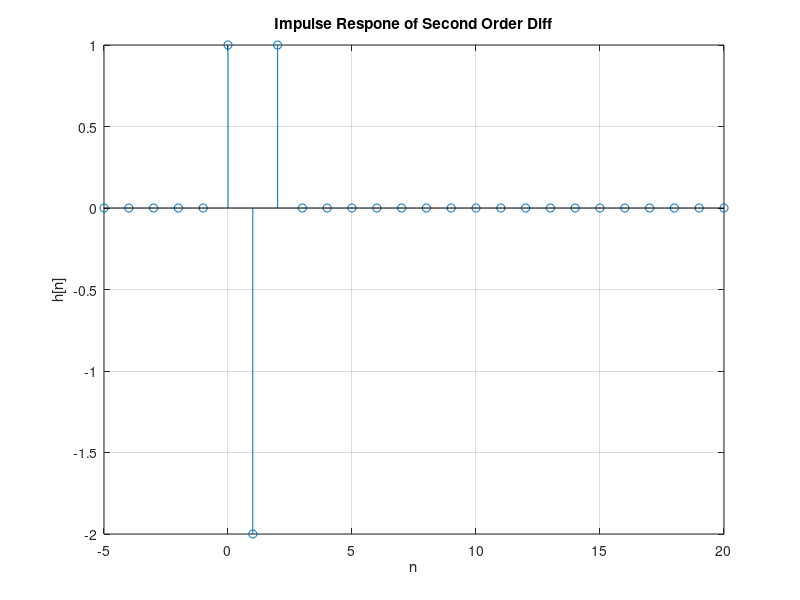

Reproduce this figure in MATLAB. (Note: this script raises an error after producing the figure.)
clear

unit_impulse = @(n) double(n == 0);
unit_step = @(n) double(n>=0);

x1 = @(n) 8*(unit_step(n)-unit_step(n-4))-4*(unit_step(n-4)-unit_step(n-13));
x2 = @(n) power(0.3,n).*unit_step(n)

second_order_diff = @(x,n) x(n) - 2*x(n-1) + x(n-2)

second_order_diff_impulse_response = @(n) second_order_diff(unit_impulse,n)

n_range = -5:1:20

figure
stem(n_range,second_order_diff_impulse_response(n_range))
title("Impulse Respone of Second Order Diff")
xlabel("n")
ylabel("h[n]")
grid on

BIBO_N = 1:5;
BIBO_imp_rep_sec_diff = sumElements(second_order_diff_impulse_response,BIBO_N)

figure
stem(BIBO_N,BIBO_imp_rep_sec_diff)
title("BIBO Stability Impulse Respone of Second Order Diff")
xlabel("N")
ylabel("Summation up to N")
grid on


second_order_diff_x1_response = @(n) second_order_diff(x1,n)
second_order_diff_x2_response = @(n) second_order_diff(x2,n)

figure
stem(n_range,second_order_diff_x1_response(n_range))
title("x1 Respone of Second Order Diff")
xlabel("n")
ylabel("y1[n]")
grid on

figure
stem(n_range,second_order_diff_x2_response(n_range))
title("x2 Respone of Second Order Diff")
xlabel("n")
ylabel("y2[n]")
grid on

n_range_2 = -100:1:100
unit_impulse_array = unit_impulse(n_range_2);
inverse_impulse_response_array = cumsum(cumsum(unit_impulse_array));

invertibility_check = conv(second_order_diff_impulse_response(n_range_2),inverse_impulse_response_array);
figure
stem(n_range_2,invertibility_check(n_range_2+201))
title("Invertibility Check")
xlabel("n")
ylabel("h^(-1)[n] * h[n]")
grid on


if (invertibility_check(n_range_2+201) == unit_impulse_array)
    fprintf("System Is Invertible \n")
else
    fprintf("System Is Not Invertible \n")
end

if (all(inverse_impulse_response_array < 0) == 0)
    fprintf("System Is Causal \n")
else
    fprintf("System Is Not Causal \n")
end




figure
stem(n_range_2,inverse_impulse_response_array)
title("Impulse Respone of Reverse System")
xlabel("n")
ylabel("h^(-1)[n]")
grid on

inverse_second_order_diff_x1_response = conv(inverse_impulse_response_array,x1(n_range_2));
inverse_second_order_diff_x2_response = conv(inverse_impulse_response_array,x2(n_range_2));

figure
stem(n_range_2,inverse_second_order_diff_x1_response(n_range_2 + 201))
title("x1 Respone of Reverse System")
xlabel("n")
ylabel("y1[n]")
grid on


figure
stem(n_range_2,inverse_second_order_diff_x2_response(n_range_2 + 201))
title("x2 Respone of Reverse System")
xlabel("n")
ylabel("y2[n]")
grid on